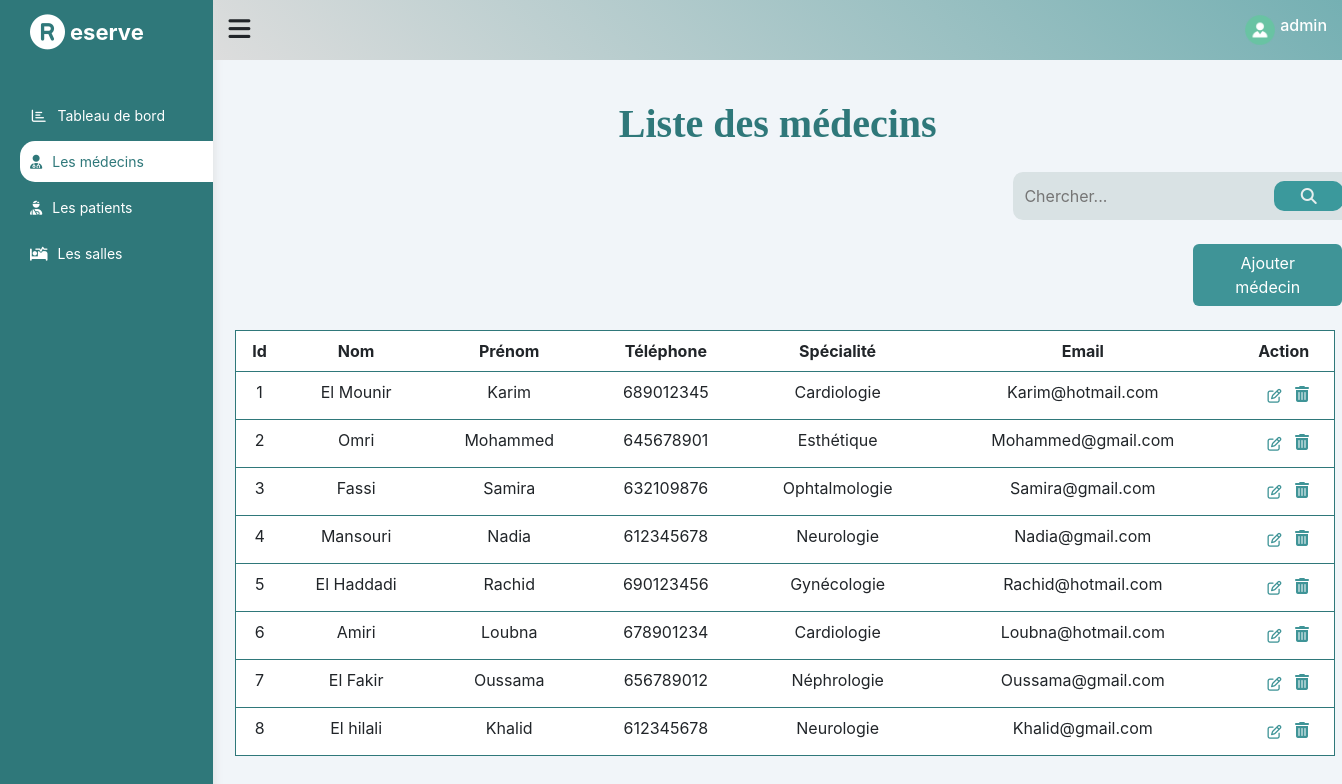
/indexMedecin.php, run on the app's committed database.
### tables this page shows
CREATE TABLE Medecin (
    IdMedecin INT AUTO_INCREMENT NOT NULL,
    NomMedecin VARCHAR(50) NOT NULL,
    PrenomMedecin VARCHAR(50) NOT NULL,
    TeleMedecin INT NOT NULL,
    Specialite VARCHAR(50) NOT NULL,
    Email VARCHAR(50) NOT NULL,
    PRIMARY KEY (IdMedecin),
    FOREIGN KEY (Email) REFERENCES Utilisateur (Email)
);

### indexMedecin.php (the view, shortened to what this page needs)
<!DOCTYPE html>
<html lang="en">
<head>
        <link href="https://cdn.jsdelivr.net/npm/bootstrap@5.3.0-alpha3/dist/css/bootstrap.min.css" rel="stylesheet">
    <link rel="stylesheet" href="css/index.css">
    </head>
<body>
   <div class="page">
      <div class="sidebar">
         <ul>
             <li>
                 <a href="#">
                      <i class="fa-sharp fa-solid fa-registered"></i>
                       <span>eserve</span>
                  </a>
              </li>
              <li>
                  <a href="dashboard.php">
                      <i class="fa-regular fa-chart-bar fa-fw"></i>
                      <span>Tableau de bord</span>
                  </a>
              </li>
               <li>
                  <a class = "active" href="indexMedecin.php">
                     <i class="fas fa-user-md"></i>
                      <span>Les médecins</span>
                  </a>
             </li>
              <li>
                  <a href="indexPatient.php">
                       <i class="fas fa-user-injured"></i>
                      <span>Les patients</span>
                  </a>
              </li>
              <li>
                  <a   href="indexSalle.php">
                      <i class="fas fa-procedures"></i>
                     <span>Les salles</span>
                   </a>
</li>
         </ul>
     </div>
     <div class="content">
            <div class="head">
                <div class="menu">
                    <i class="fas fa-bars"></i>
                </div>
                <div class="user">
                <div class="user-info ">
                 <img src="images/usricon.png" id="usericon" alt="image">
                 <h6 style="color:#ffff;">admin</h6>
                </div>
                </div>
            </div>
        <div class="cnt-liste">
            <br>
        <div class="titre">
          <h1>Liste des médecins</h1>
          </div>
            <div class="searchbar" style="width: 30%">
                <input placeholder="Chercher..." id="searchBar" name="searchBar"
                type="text">
             <button> <i class="fa-solid fa-magnifying-glass glass" ></i></button>
            </div>
            <br>
            <div class="button">
            <a class="btn  " style=" background-color:#3f9497; color:#ffff" href="createMedecin.php" role="button">Ajouter médecin</a>
            </div>
            <br>
            <table class="table">
                <thead>
                    <tr id="header">
                        <th>Id</th>
                        <th>Nom</th>
                        <th>Prénom</th>
                        <th>Téléphone</th>
                        <th>Spécialité</th>
                        <th>Email</th>
                        <th>Action</th>
                    </tr>
                </thead>
                <tbody>
                <?php
       include "connection.php";
        $sql = "SELECT * FROM Medecin";
        $stmt = $pdo->query($sql);
      while ($row = $stmt->fetch(PDO::FETCH_ASSOC)) {
                 echo "
            <tr class='tr'>
                <td>{$row['IdMedecin']}</td>
                <td>{$row['NomMedecin']}</td>
                <td>{$row['PrenomMedecin']}</td>
                <td>{$row['TeleMedecin']}</td>
                <td>{$row['Specialite']}</td>
                <td>{$row['Email']}</td>
                <td>
                    <a class='btn  btn-sm' style='color:#3f9497'
                    href='modificationMedecin.php?id={$row['IdMedecin']}'>
                        <i class='fa fa-edit '></i>
                    </a>
                        <i class='fa fa-trash  ' style='color:#3f9497' data-bs-toggle='modal'
                          data-bs-target='#exampleModal".$row['IdMedecin']."'>
                        </i>
                </td>
           </tr>
           <div class='modal fade' id='exampleModal".$row['IdMedecin']."' role='dialog'>
              <div class='modal-dialog'>
                  <div class='modal-content'>
                      <div class='modal-body'>
                          <p>Voulez vous vraiment supprimer ce médecin?</p>
                      </div>
                      <div class='modal-footer'>
                           <button type='button' class='btn'style=' background-color:#c1dce6; color:#3f9497' data-bs-dismiss='modal'>Annuler</button>
                          <a href='suppressionMedecin.php?deleteid=".$row['IdMedecin']."'>
                             <button class='btn' style='background-color:#3f9497; color:#ffff' type='button'> Confirmer</button>
                          </a>
                      </div>
                  </div>
             </div>
          </div>
            ";
        }
?>
                </tbody>
            </table>
        </div>
    </div>
</body>
</html>

### css/index.css (style rules this page uses)
:root { --main-color: #2f787a; --second-color: #7facad; }
* { box-sizing: border-box; font-family: 'Inter', sans-serif; }
body { margin: 0; }
a { text-decoration: none; }
ul { list-style: none; padding: 0; }
.page { display: flex; background-color: #f1f5f9; min-height: 100vh; }
.content { width: 100%; overflow: hidden; transition: 0.5s; -webkit-transition: 0.5s; -moz-transition: 0.5s; -ms-transition: 0.5s; -o-transition: 0.5s; }
.content .head { background: linear-gradient(45deg, #ddd,#75b0b3); padding: 15px; display: flex; justify-content: space-between; align-items: center; }
.content .head .menu i { cursor: pointer; font-size: 25px; }
.content .head img { width: 30px; height: 30px; }
.content .head .user-info { display: flex; align-items: center; }
.content .head .user-info img { margin-right: 5px; cursor: pointer; }
.sidebar { background-color: var(--main-color); padding-left: 20px; position: relative; width: 250px; box-shadow: 0 0 10px #ddd; transition: 0.5s; -webkit-transition: 0.5s; -moz-transition: 0.5s; -ms-transition: 0.5s; -o-transition: 0.5s; }
.sidebar ul { margin-top: 0; }
.sidebar ul li:nth-child(1) { margin-bottom: 30px; margin-top: 5px; pointer-events: none; text-align: center; display: flex; align-items: center; }
.sidebar ul li:nth-child(1) i { font-size: 35px; }
.sidebar ul li:nth-child(1) span { margin-left: 5px; }
.sidebar ul li a { display: flex; align-items: center; font-size: 14px; padding: 10px; margin-bottom: 5px; color: white; border-top-left-radius: 15px; border-bottom-left-radius: 15px; transition: 0.3s; -webkit-transition: 0.3s; -moz-transition: 0.3s; -ms-transition: 0.3s; -o-transition: 0.3s; }
.sidebar ul li a { transition: 0.3s; margin-bottom: 5px; }
.sidebar ul li a:hover, .sidebar ul li a.active { background-color: white; color: var(--main-color); }
.sidebar ul li a span { font-size: 14px; margin-left: 10px; }
.sidebar ul li:nth-child(1) span { font-size: 22px; font-weight: bold; }
.table { position: absolute; transform: translate(2%,0%); border-collapse: collapse; width: 1100px; height: 150px; border: 1px solid #2f787a; }
.button { margin-left: 980px; }
tr { transition: all .2 ease-in; cursor: pointer; }
th, td { padding: 12px; text-align: left; border-bottom: 1px solid #2f787a; text-align: center; align-items: center; }
#header { background-color: #2f787a; color: #ddd; }
.button { align-items: end; }
.searchbar { background-color: #d9e2e4; border-radius: 10px; padding: 9px; display: flex; align-items: center; justify-content: space-around; margin-left: 800px; }
input { border: none; outline: none; background: none; }
.searchbar button { color: #e7eeee; background: #3b999c; top: 5px; border-radius: 10px; height: 30px; width: 80px; right: -20px; border: none; top: 5px; }
.titre h1 { text-align: center; font-weight: 700; box-sizing: border-box; font-family: 'PT Sans'; font-size: 40px; font-style: inherit; line-height: 2; color: #2f787a; }

### data on the page
medecin: IdMedecin "1", NomMedecin "El Mounir", PrenomMedecin "Karim", TeleMedecin "689012345", Specialite "Cardiologie", Email "Karim@hotmail.com"
medecin: IdMedecin "2", NomMedecin "Omri", PrenomMedecin "Mohammed", TeleMedecin "645678901", Specialite "Esthétique", Email "Mohammed@gmail.com"
medecin: IdMedecin "3", NomMedecin "Fassi", PrenomMedecin "Samira", TeleMedecin "632109876", Specialite "Ophtalmologie", Email "Samira@gmail.com"
medecin: IdMedecin "4", NomMedecin "Mansouri", PrenomMedecin "Nadia", TeleMedecin "612345678", Specialite "Neurologie", Email "Nadia@gmail.com"
medecin: IdMedecin "5", NomMedecin "El Haddadi", PrenomMedecin "Rachid", TeleMedecin "690123456", Specialite "Gynécologie", Email "Rachid@hotmail.com"
medecin: IdMedecin "6", NomMedecin "Amiri", PrenomMedecin "Loubna", TeleMedecin "678901234", Specialite "Cardiologie", Email "Loubna@hotmail.com"
medecin: IdMedecin "7", NomMedecin "El Fakir", PrenomMedecin "Oussama", TeleMedecin "656789012", Specialite "Néphrologie", Email "Oussama@gmail.com"
medecin: IdMedecin "8", NomMedecin "El hilali", PrenomMedecin "Khalid", TeleMedecin "612345678", Specialite "Neurologie", Email "Khalid@gmail.com"
